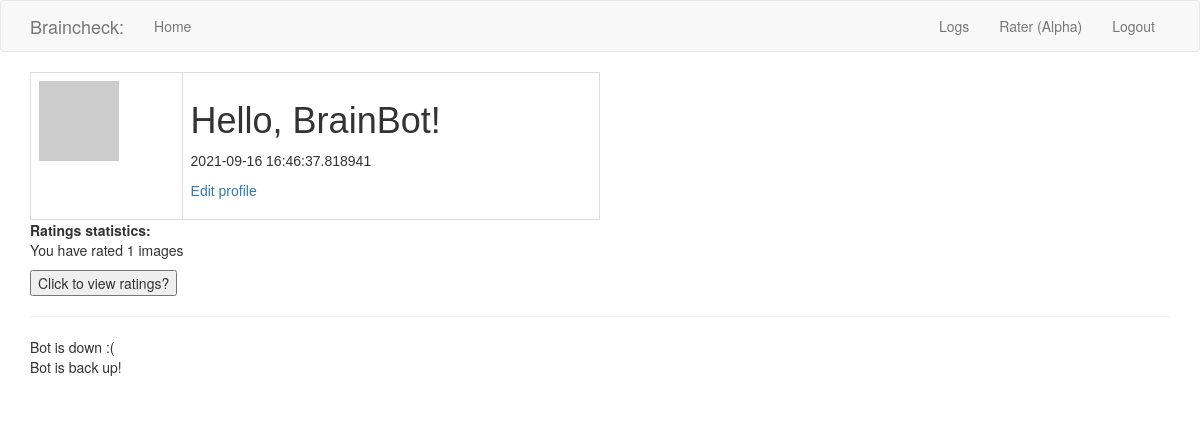
Screenshot of /user/BrainBot (signed in) with the database file from the repository.
### app/models.py (models this page shows, shortened)
class Usernames(db.Model, UserMixin):
    __tablename__ = 'usernames'
    id = db.Column(db.Integer, primary_key=True)
    username = db.Column(db.String, index=True, unique=True)
    pass_hash = db.Column(db.String)
    about_me = db.Column(db.String(140))
    last_seen = db.Column(db.DateTime, default=datetime.utcnow)
    broadcasts = db.relationship('Broadcasts', backref='mod', lazy='dynamic')
    scan_ratings = db.relationship('ScanRater', backref='scan_rater', lazy = 'dynamic')
    def avatar(self, size):
        digest = md5(self.username.lower().encode('utf-8')).hexdigest()
        return 'https://gravatar.com/avatar/{}?d=identicon&s={}'.format(digest, size)

class Broadcasts(db.Model):
    __tablename__ = 'broadcasts'
    id = db.Column(db.Integer, primary_key=True)
    broadcast = db.Column(db.String, nullable=False)
    timestamp = db.Column(db.DateTime, index=True, default=datetime.utcnow)
    user_id = db.Column(db.Integer, db.ForeignKey('usernames.id'))

### app/routes.py (the view)
@app.route('/user/<username>', methods=['GET', 'POST'])
@login_required
def user(username):
    user = Usernames.query.filter_by(username=username).first_or_404()
    announcements = db.session.query(Broadcasts).all()
    form = Notifications()
    if form.validate_on_submit():
        message = Broadcasts(broadcast=form.notif.data)
        db.session.add(message)
        db.session.commit()
        flash('Message has been sent to the site.')
        return redirect(url_for('user', username=current_user.username))
    user_ratings = db.session.query(Usernames.username, db.func.count(Usernames.id)).\
        join(Usernames.scan_ratings).group_by(Usernames.id).all()
    user_ratings = {user:num for user,num in user_ratings}
    ratings_summary = db.session.query(ScanRater)
    return render_template('user.html', user=user, announcements=announcements, form=form, user_ratings=user_ratings, ratings_summary=ratings_summary)

### app/models.py (called while the page is built)
@login.user_loader
def load_user(id):
    return Usernames.query.get(int(id))

### app/routes.py (called while the page is built)
@app.before_request
def before_request():
    if current_user.is_authenticated:
        current_user.last_seen = datetime.utcnow()
        db.session.commit()

### app/templates/user.html (shortened to what this page needs)
{% extends "base.html" %}
{% import 'bootstrap/wtf.html' as wtf %}
{% block app_content %}
    <table>
        <tr valign="top">
            <td><img src="{{ user.avatar(128) }}"></td>
            <td>
                <h1>Hello, {{ user.username }}!</h1>
                {% if user.last_seen %}<p>{{ user.last_seen }}</p>{% endif %}
                {% if user == current_user %}
                <p>
                    <a href="{{ url_for('edit_profile') }}">Edit profile</a>
                </p>
                {% endif %}
            </td>
        </tr>
    </table>
    <div>
        <b>Ratings statistics: </b>
        {% if current_user.username in user_ratings.keys() %}
        <p>You have rated {{ user_ratings[current_user.username] }} images</p>
        {% else %}
        <p>You haven't rated any images yet! <a href="{{ url_for('rater') }}">Go rate some now!</a></p>
        {% endif %}
        <button onclick='ShowTable()'>Click to view ratings?</button>
    </div>
    <hr>
    {% for announcement in announcements %}
        {{ announcement.broadcast }} <br>
    {% endfor %} <br>
{% endblock %}

### app/templates/user.html (style rules this page uses)
table { font-family: arial, sans-serif; border-collapse: collapse; width: 50%; }
td, th { border: 1px solid #dddddd; text-align: left; padding: 8px; }

### rows the page displays
Usernames: username "BrainBot", last_seen "2021-09-16 16:46:37.818941", username "1"
Broadcasts: broadcast "Bot is down :("
Broadcasts: broadcast "Bot is back up!"
